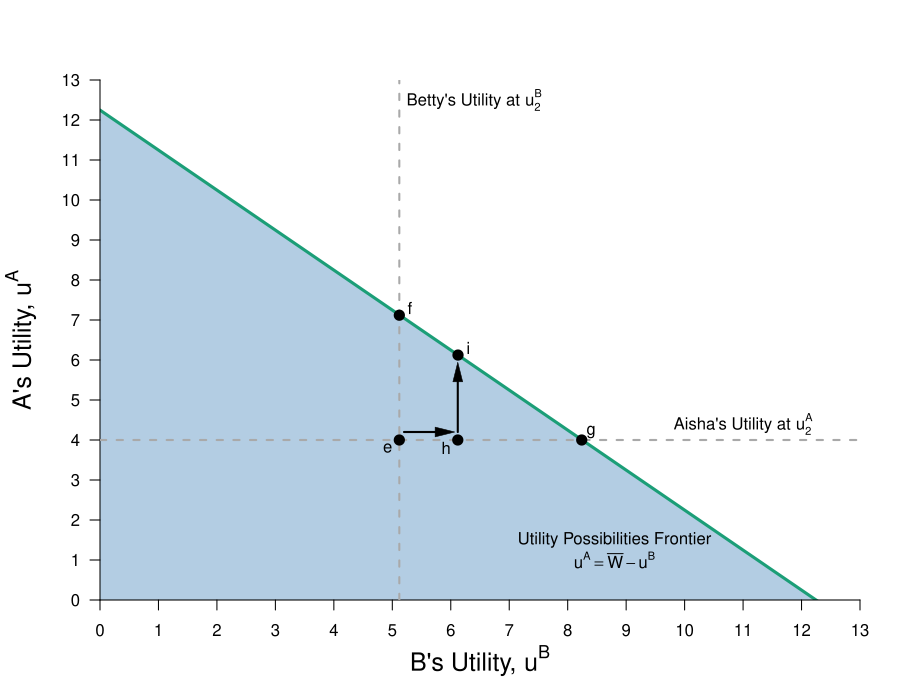

Here is the R script that generated this plot:
require(ggplot2)
require(shape)
require(plotrix)
pdf(file = "bfh-textbook/property/property_fig4b.pdf", width = 9, height = 7)

#Set parameters for graphics
axislabelsize <- 1.5
graphlinewidth <- 3
arrowwidth <- 0.5

upf <- function(ub) {
  12.24745 - ub
}


#Notes
#ua = (xa^0.5)*(ya^0.5)
#ub = ((10-xa)^05)*((15-ya)^0.5)

#ua = (10^0.5)*(15^0.5) = 12.24745
#ua_e = u(8,2) = (8^0.5)*(2^0.5) = 4

#Point g
# => x^A = 4/((3/2)^0.5) = 3.27 => x^B = 6.73
# => y^A = 3/2(x^A) = 4.9 => y^B = 10.1
#ua_g(4.9^0.5)*(3.27^0.5) = 4.002874
#ub_g(6.73^0.5)*(10.1^0.5) = 8.244574
#W = (4.002874^0.5)*(8.244574^0.5) = 5.744736

COL <- c("#1B9E77", "#D95F02", "#fbb4ae", "#b3cde3", "#E7298A", "#66A61E", "#E6AB02", "#A6761D", "#666666")
#COL <- c("#7fc97f", "#beaed4", "#fdc086", "#ffff99")
par(mar =  c(5, 5, 4, 2))
xlims <- c(0, 13)
ylims <- c(0, 13)


plot(0, 0, xlim = xlims, ylim = ylims, type = "n",
     xlab = expression(paste("B's Utility, ", u^B)),
     ylab = expression(paste("A's Utility, ", u^A)),
     xaxt = "n", 
     yaxt = "n", 
     cex.lab = axislabelsize, 
     bty = "n",
     xaxs="i", 
     yaxs="i")

npts <- 500 
npts2 <- 501
#Specify the sequences of points for graphing. 
xx1 <- seq(xlims[1], xlims[2], length.out = npts)
xx2 <- seq(xlims[1], xlims[2], length.out = npts)
xx3 <- seq(xlims[1], xlims[2], length.out = npts2)

#polygons
#I need something like xx1 with npts for 
xpoly1 <- c(0, 0, 12.24745, 0)
ypoly1 <- c(0, 12.24745, 0, 0)
polygon(x = xpoly1, y = ypoly1, col=COL[4], density=NULL, border = NA)

#xpoly2 = c(0, 0, 12.24745, xlims[2], xlims[2], 0)
#ypoly2 = c(ylims[2], 12.24745, 0, 0, ylims[2], ylims[2])
#polygon(x = xpoly2, y = ypoly2, col=COL[4], density=NULL, border = NA)



#Draw the lines for the graphs
lines(xx1, upf(xx1), col = COL[1], lwd = graphlinewidth)

#Customize ticks and labels for the plot
ticksy <- seq(from = ylims[1], to = ylims[2], by = 1)
ylabels <- seq(from = ylims[1], to = ylims[2], by = 1)
ticksx <- seq(from =  xlims[1], to = xlims[2], by = 1)
xlabels <- seq(from = xlims[1], to = xlims[2], by = 1)
axis(1, at = ticksx, pos = 0, labels = xlabels)
axis(2, at = ticksy, pos = 0, labels = ylabels, las = 1)

#Annotation of the  graphs
#UPF
text(8.8, 1.5, expression(paste("Utility Possibilities Frontier")))
text(8.8, 1, expression(paste(u^A == bar(W) - u^B)))

#SWF
#text(11.5, 4.5, expression(paste("Social Planner's")))
#text(11.5, 4, expression(paste("Iso-welfare Curves")))

#Annotate Point f
#u^A = (5.84^0.5)*(8.77^0.5) = 7.16
#u^B = (4.16^0.5)*(6.23^0.5) = 5.09
#W = (7.16^0.5)*(5.09^0.5) = 6.03692

#points(5.09, 7.15, pch = 16, col = "black", cex = 1.5)
#text(5.3, 7.3, expression(f))


#Annotate Point i
#(5^0.5)*(7.5^0.5) = 6.123724
#W = (6.123724^0.5)(6.123724^0.5) = 6.123724
#points(6.123724, 6.123724, pch = 16, col = "black", cex = 1.5)
#text(6.3, 6.3, expression(i))

#Annotate point g
#ua_g(4.9^0.5)*(3.27^0.5) = 4.002874
#ub_g(6.73^0.5)*(10.1^0.5) = 8.244574
#W = (4.002874^0.5)*(8.244574^0.5) = 5.744736
#points(8.24, 4, pch = 16, col = "black", cex = 1.5)
#text(8.4, 4.2, expression(g))

#Annotate point e.
#ua_e = (8^0.5)*(2^0.5) = 4
#ub_e = (2^0.5)*(13.1^0.5) = 5.118594
#W = (4^0.5)*(5.118594^0.5) = 4.524862
segments(0, 4, 13, 4, lty = 2, col = "darkgray", lwd = 2)
segments(5.12, 0, 5.12, 13, lty = 2, col = "darkgray", lwd = 2)
#Annotate e
points(5.12, 4, pch = 16, col = "black", cex = 1.5)
text(4.92, 3.8, expression(e))

#Annotate f
points(5.12, 7.12, pch = 16, col = "black", cex = 1.5)
text(5.3, 7.3, expression(f))
#Annotate g
points(8.24, 4, pch = 16, col = "black", cex = 1.5)
text(8.4, 4.2, expression(g))

#Label economic rents
#Arrow to Slope of BRF
#Arrows(6.68, 5.12, 6.68, 7.3, col = "black", lty = 1, lwd = 2, arr.type = "triangle")
#text(6.68, 7.82, expression(paste("Economic Rents")))

#Point h
#points(4, 10, pch = 16, col = "black", cex = 1.5)
#u^A_h(6, 5) = (6^0.5)*(5^0.5) = 5.477226
#u^A_h(4,10) = (4^0.5)*(10^0.5) = 6.324555
points(6.12, 4, pch = 16, col = "black", cex = 1.5)
text(5.92, 3.8, expression(h))

#Annotate Point i
#(5^0.5)*(7.5^0.5) = 6.123724
#W = (6.123724^0.5)(6.123724^0.5) = 6.123724
points(6.123724, 6.123724, pch = 16, col = "black", cex = 1.5)
text(6.3, 6.3, expression(i))

#Label Participation Constraints
#Aisha's
text(11, 4.4, expression(paste("Aisha's Utility at ", u[2]^A)))

#Betty's
text(6.4, 12.5, expression(paste("Betty's Utility at ", u[2]^B)))

#Arrows showing Social Planner's choices
Arrows(5.2, 4.2, 5.9, 4.2, col = "black", lty = 1, lwd = 2, arr.type = "triangle", arr.lwd = arrowwidth)
Arrows(6.12, 4.2, 6.12, 5.7, col = "black", lty = 1, lwd = 2, arr.type = "triangle", arr.lwd = arrowwidth)

dev.off()
